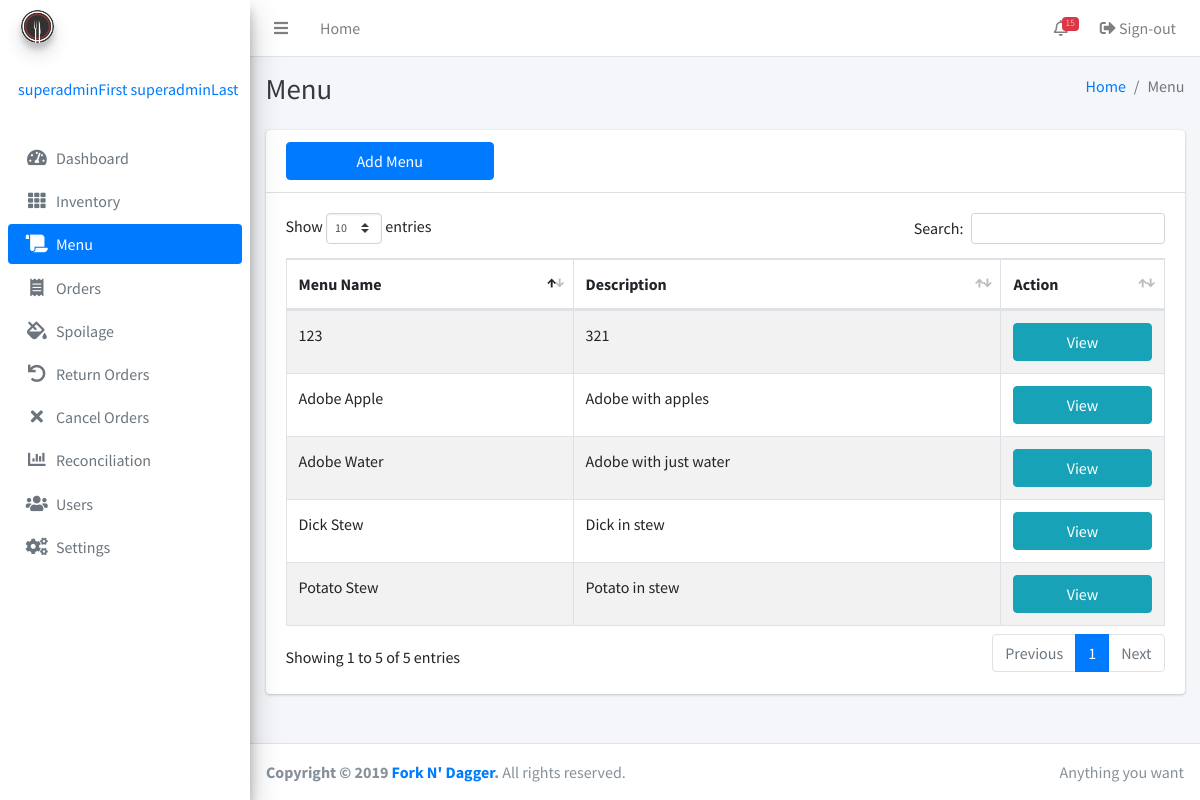
The page /menu.php (signed in) on the database as committed earlier.
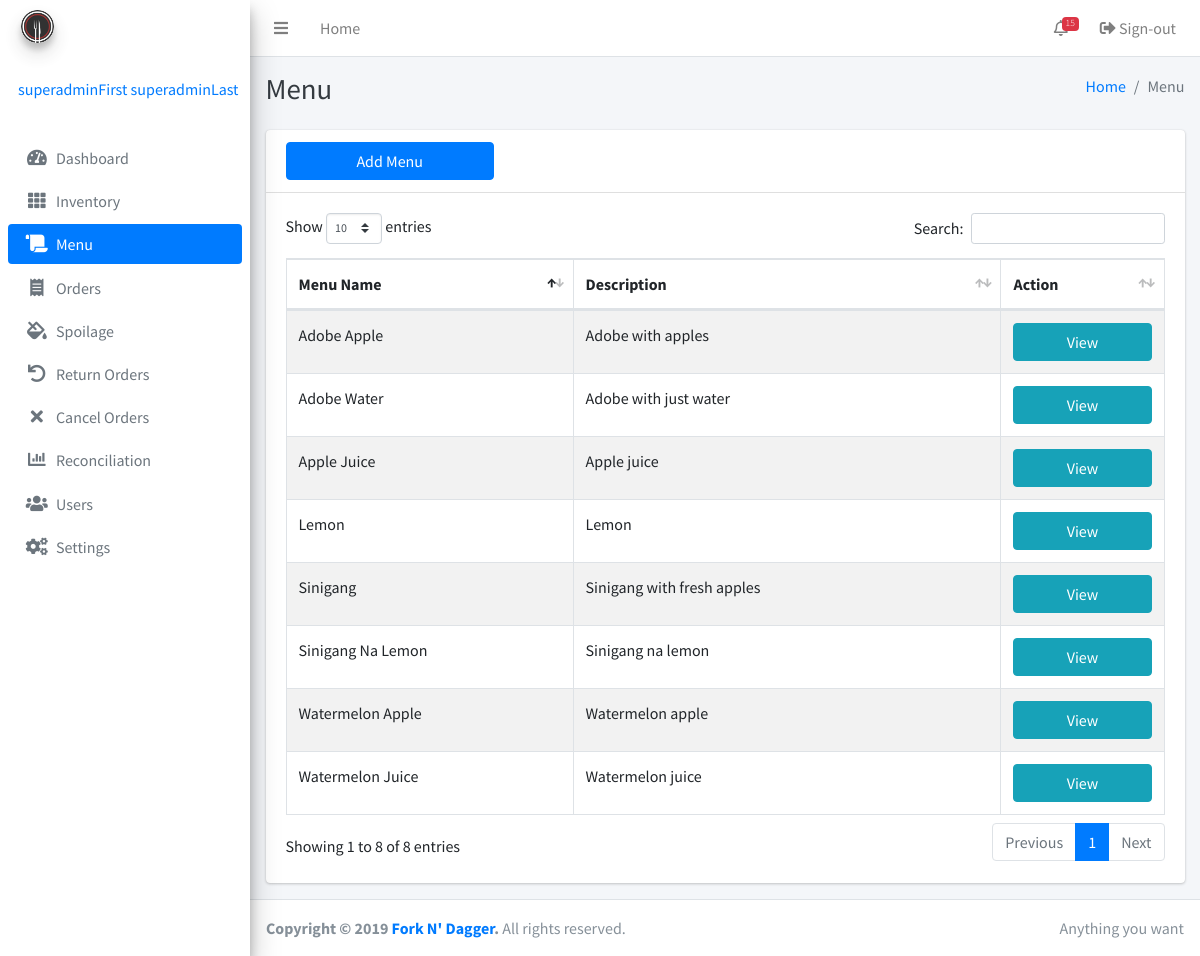
The same page on the database as committed later.
### tables this page shows
CREATE TABLE IF NOT EXISTS `menu` (
  `id` bigint(255) NOT NULL AUTO_INCREMENT,
  `name` varchar(255) NOT NULL,
  `description` varchar(255) NOT NULL,
  `timestamp` timestamp(6) NOT NULL,
  `adminID` int(255) NOT NULL,
  PRIMARY KEY (`id`)
);

### inc/session.php (called while the page is built, shortened)
<?php
	include 'inc/conn.php';;
	if(isset($_SESSION['admin'])){
		$query = $conn -> prepare("SELECT * FROM admins WHERE id = ? ");
		$query -> bind_param("s", $variable);
		$query -> execute();
		$result = $query->get_result();
		$user = mysqli_fetch_assoc($result);
		$role = $user['role'];
	}
	else{
		header('location: home.php');
		exit();
	}
?>

### menu.php (the view, shortened to what this page needs)
<?php include 'inc/session.php'; ?>
<?php include 'inc/header.php'; ?>
<body class="hold-transition sidebar-mini">
<div class="wrapper">
<?php
include 'inc/navbar.php'; ?>
  <div class="content-wrapper">
    <?php if ($role == 'Super User'): ?>
    <div class="content-header">
      <div class="container-fluid">
        <div class="row mb-2">
          <div class="col-sm-6">
            <h1 class="m-0 text-dark">Menu</h1>
          </div>
          <div class="col-sm-6">
            <ol class="breadcrumb float-sm-right">
              <li class="breadcrumb-item"><a href="#">Home</a></li>
              <li class="breadcrumb-item active">Menu</li>
            </ol>
          </div>
        </div>
      </div>
    </div>
    <div class="content">
      <div class="container">
        <div class="row">
          <div class="col-12">
            <div class="card">
              <div class="card-header">
                <div class="row">
                  <div class="col-3">
                  <button type="button" class="btn btn-block btn-primary" data-toggle="modal" data-target="#item">Add Menu</button>
                  </div>
                  <div class="col-3">
                  </div>
                </div>
              </div>
              <div class="card-body">
                <table class="table table-bordered table-striped display">
                  <thead>
                  <tr>
                    <th width="120">Menu Name</th>
                    <th width="200">Description</th>
                    <th width="50">Action</th>
                  </tr>
                  </thead>
                  <tbody>
                  <?php
                  $result3 = mysqli_query($conn, "SELECT * FROM menu");
                  while ($row = mysqli_fetch_array($result3)) {
                        ?>
                  <tr>
                    <td><?php echo ucwords($row['name']);?></td>
                    <td><?php echo ucfirst($row['description']);?></td>
                    <td>
                      <button type="button" class="btn btn-block btn-info" data-toggle="modal" data-target='#edit<?php echo $row['id']; ?>'>View</button>
                    </td>
                  </tr>
                        <?php   } ?>
                  </tbody>
                </table>
              </div>
            </div>
          </div>
        </div>
      </div>
    </div>
</div>
  <?php else: ?>
    <?php include 'forbidden.php'; ?>
  <?php endif ?>
  <?php include 'inc/footer.php'; ?>
</div>
</body>
</html>

Rows that differ between the two databases and show on the page:
removed menu: name "123", description "321"
removed menu: name "Dick Stew", description "Dick in stew"
removed menu: name "Potato Stew", description "Potato in stew"
added menu: name "Sinigang", description "Sinigang with fresh apples"
added menu: name "Apple Juice", description "Apple juice"
added menu: name "Watermelon Juice", description "Watermelon juice"
added menu: name "Watermelon Apple", description "Watermelon apple"
added menu: name "Lemon", description "Lemon"
added menu: name "Sinigang Na Lemon", description "Sinigang na lemon"
Other text that changed with them:
text written by a page script: "Show entries Search: Showing 1 to 5 of 5 entries Previous 1 Next" → "Show entries Search: Showing 1 to 8 of 8 entries Previous 1 Next"
